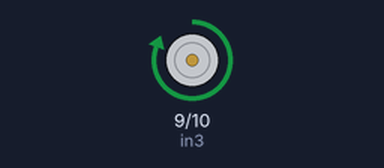
Bench run of a sketch on a simulated Arduino Uno, built with avr-gcc and run on an emulated ATmega328P. Shown: motor-driver pin pairs drawn as motors (green arrow = first pin HIGH = forward, orange = second pin HIGH = backward, longer = more drive).

Above: at 0.2 s.
Timing chart, 0 to 3.0 s (numbered marks = the images above):
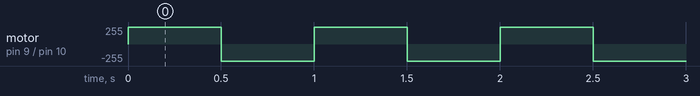

The sketch:

motor.ino
```cpp
int in1 = 5;  //d5
int in2 = 6;  //d6
int in3 = 9; //d9
int in4 = 10; //d10

void setup() {
//  pinMode(in1, OUTPUT);
//  pinMode(in2, OUTPUT);
  pinMode(in3, OUTPUT);
  pinMode(in4, OUTPUT);
}

void loop()
{
  digitalWrite(in1, HIGH);
  digitalWrite(in2, LOW);
  digitalWrite(in3, HIGH);
  digitalWrite(in4, LOW);
  delay(500);
  digitalWrite(in1, LOW);
  digitalWrite(in2, HIGH);
  digitalWrite(in3, LOW);
  digitalWrite(in4, HIGH);
  delay(500);


}
```

Measured:
- by itself, motor on pin 9 (in3) / pin 10 (in4): alternates forward 255/255 for 0.50 s and backward 255/255 for 0.50 s
